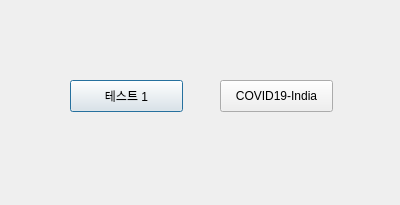
<?xml version="1.0" encoding="UTF-8"?>
<ui version="4.0">
 <class>Dialog</class>
 <widget class="QDialog" name="Dialog">
  <property name="geometry">
   <rect>
    <x>0</x>
    <y>0</y>
    <width>400</width>
    <height>205</height>
   </rect>
  </property>
  <property name="windowTitle">
   <string>Dialog</string>
  </property>
  <widget class="QPushButton" name="btn_1">
   <property name="geometry">
    <rect>
     <x>70</x>
     <y>80</y>
     <width>113</width>
     <height>32</height>
    </rect>
   </property>
   <property name="text">
    <string>테스트 1</string>
   </property>
  </widget>
  <widget class="QPushButton" name="btn_2">
   <property name="geometry">
    <rect>
     <x>220</x>
     <y>80</y>
     <width>113</width>
     <height>32</height>
    </rect>
   </property>
   <property name="text">
    <string>COVID19-India</string>
   </property>
  </widget>
 </widget>
 <resources/>
 <connections/>
</ui>
